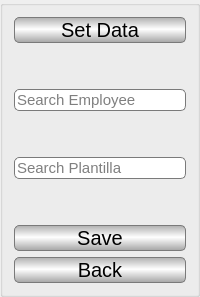
        <widget class="QGroupBox" name="groupBox_3">
         <property name="sizePolicy">
          <sizepolicy hsizetype="Preferred" vsizetype="Ignored">
           <horstretch>0</horstretch>
           <verstretch>0</verstretch>
          </sizepolicy>
         </property>
         <property name="title">
          <string/>
         </property>
         <layout class="QGridLayout" name="gridLayout_6">
          <item row="0" column="0">
           <widget class="QPushButton" name="setEmpDataB">
            <property name="sizePolicy">
             <sizepolicy hsizetype="Minimum" vsizetype="Preferred">
              <horstretch>0</horstretch>
              <verstretch>0</verstretch>
             </sizepolicy>
            </property>
            <property name="font">
             <font>
              <family>Segoe UI</family>
              <pointsize>15</pointsize>
             </font>
            </property>
            <property name="styleSheet">
             <string notr="true">border: 1px solid #7a7a7a;
selection-color: qlineargradient(spread:reflect, x1:1, y1:1, x2:1, y2:0.469, stop:0 rgba(210, 210, 210, 255), stop:1 rgba(255, 255, 255, 255));
selection-background-color: qlineargradient(spread:reflect, x1:1, y1:1, x2:1, y2:0.469, stop:0 rgba(210, 210, 210, 255), stop:1 rgba(255, 255, 255, 255));
border-radius: 5px;
background-color: qlineargradient(spread:reflect, x1:1, y1:1, x2:1, y2:0.469, stop:0 rgba(165, 165, 165, 255), stop:1 rgba(255, 255, 255, 255));</string>
            </property>
            <property name="text">
             <string>Set Data</string>
            </property>
           </widget>
          </item>
          <item row="1" column="0">
           <spacer name="verticalSpacer_2">
            <property name="orientation">
             <enum>Qt::Vertical</enum>
            </property>
            <property name="sizeType">
             <enum>QSizePolicy::Ignored</enum>
            </property>
            <property name="sizeHint" stdset="0">
             <size>
              <width>20</width>
              <height>40</height>
             </size>
            </property>
           </spacer>
          </item>
          <item row="2" column="0">
           <widget class="QLineEdit" name="searcEmployeeEdit">
            <property name="font">
             <font>
              <family>Segoe UI</family>
              <pointsize>11</pointsize>
             </font>
            </property>
            <property name="styleSheet">
             <string notr="true">border: 1px solid #7a7a7a;
border-radius: 5px;</string>
            </property>
            <property name="text">
             <string/>
            </property>
            <property name="placeholderText">
             <string>Search Employee</string>
            </property>
           </widget>
          </item>
          <item row="4" column="0">
           <spacer name="verticalSpacer">
            <property name="orientation">
             <enum>Qt::Vertical</enum>
            </property>
            <property name="sizeType">
             <enum>QSizePolicy::Ignored</enum>
            </property>
            <property name="sizeHint" stdset="0">
             <size>
              <width>20</width>
              <height>40</height>
             </size>
            </property>
           </spacer>
          </item>
          <item row="5" column="0">
           <widget class="QLineEdit" name="searchPlantillaEdit">
            <property name="font">
             <font>
              <family>Segoe UI</family>
              <pointsize>11</pointsize>
             </font>
            </property>
            <property name="styleSheet">
             <string notr="true">border: 1px solid #7a7a7a;
border-radius: 5px;</string>
            </property>
            <property name="placeholderText">
             <string>Search Plantilla</string>
            </property>
           </widget>
          </item>
          <item row="7" column="0">
           <spacer name="verticalSpacer_3">
            <property name="orientation">
             <enum>Qt::Vertical</enum>
            </property>
            <property name="sizeType">
             <enum>QSizePolicy::Ignored</enum>
            </property>
            <property name="sizeHint" stdset="0">
             <size>
              <width>20</width>
              <height>40</height>
             </size>
            </property>
           </spacer>
          </item>
          <item row="8" column="0">
           <widget class="QPushButton" name="saveB">
            <property name="font">
             <font>
              <family>Segoe UI</family>
              <pointsize>15</pointsize>
             </font>
            </property>
            <property name="styleSheet">
             <string notr="true">border: 1px solid #7a7a7a;
selection-color: qlineargradient(spread:reflect, x1:1, y1:1, x2:1, y2:0.469, stop:0 rgba(210, 210, 210, 255), stop:1 rgba(255, 255, 255, 255));
selection-background-color: qlineargradient(spread:reflect, x1:1, y1:1, x2:1, y2:0.469, stop:0 rgba(210, 210, 210, 255), stop:1 rgba(255, 255, 255, 255));
border-radius: 5px;
background-color: qlineargradient(spread:reflect, x1:1, y1:1, x2:1, y2:0.469, stop:0 rgba(165, 165, 165, 255), stop:1 rgba(255, 255, 255, 255));</string>
            </property>
            <property name="text">
             <string>Save</string>
            </property>
           </widget>
          </item>
          <item row="10" column="0">
           <widget class="QPushButton" name="backB">
            <property name="font">
             <font>
              <family>Segoe UI</family>
              <pointsize>15</pointsize>
             </font>
            </property>
            <property name="styleSheet">
             <string notr="true">border: 1px solid #7a7a7a;
selection-color: qlineargradient(spread:reflect, x1:1, y1:1, x2:1, y2:0.469, stop:0 rgba(210, 210, 210, 255), stop:1 rgba(255, 255, 255, 255));
selection-background-color: qlineargradient(spread:reflect, x1:1, y1:1, x2:1, y2:0.469, stop:0 rgba(210, 210, 210, 255), stop:1 rgba(255, 255, 255, 255));
border-radius: 5px;
background-color: qlineargradient(spread:reflect, x1:1, y1:1, x2:1, y2:0.469, stop:0 rgba(165, 165, 165, 255), stop:1 rgba(255, 255, 255, 255));</string>
            </property>
            <property name="text">
             <string>Back</string>
            </property>
           </widget>
          </item>
         </layout>
        </widget>
